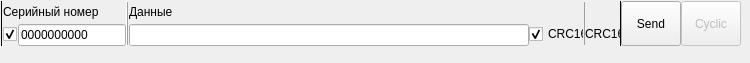
        <widget class="QWidget" name="MANUAL_ENTER" native="true">
         <property name="sizePolicy">
          <sizepolicy hsizetype="Minimum" vsizetype="Minimum">
           <horstretch>0</horstretch>
           <verstretch>0</verstretch>
          </sizepolicy>
         </property>
         <property name="minimumSize">
          <size>
           <width>0</width>
           <height>45</height>
          </size>
         </property>
         <widget class="QWidget" name="layoutWidget">
          <property name="geometry">
           <rect>
            <x>0</x>
            <y>-5</y>
            <width>741</width>
            <height>54</height>
           </rect>
          </property>
          <layout class="QVBoxLayout" name="MANUAL_ENTER_Layout">
           <property name="spacing">
            <number>1</number>
           </property>
           <item>
            <widget class="Line" name="line_6">
             <property name="orientation">
              <enum>Qt::Horizontal</enum>
             </property>
            </widget>
           </item>
           <item>
            <layout class="QHBoxLayout" name="horizontalLayout_4">
             <property name="spacing">
              <number>0</number>
             </property>
             <item>
              <widget class="Line" name="line_2">
               <property name="frameShadow">
                <enum>QFrame::Plain</enum>
               </property>
               <property name="orientation">
                <enum>Qt::Vertical</enum>
               </property>
              </widget>
             </item>
             <item>
              <layout class="QVBoxLayout" name="verticalLayout" stretch="0,0">
               <property name="spacing">
                <number>1</number>
               </property>
               <property name="sizeConstraint">
                <enum>QLayout::SetMinimumSize</enum>
               </property>
               <item>
                <widget class="QLabel" name="label_5">
                 <property name="enabled">
                  <bool>true</bool>
                 </property>
                 <property name="text">
                  <string>Серийный номер</string>
                 </property>
                </widget>
               </item>
               <item>
                <layout class="QHBoxLayout" name="horizontalLayout_5">
                 <item>
                  <widget class="QCheckBox" name="SN_ENABLE">
                   <property name="enabled">
                    <bool>true</bool>
                   </property>
                   <property name="text">
                    <string/>
                   </property>
                   <property name="checked">
                    <bool>true</bool>
                   </property>
                  </widget>
                 </item>
                 <item>
                  <widget class="QLineEdit" name="SN_TEXT">
                   <property name="enabled">
                    <bool>true</bool>
                   </property>
                   <property name="sizePolicy">
                    <sizepolicy hsizetype="Minimum" vsizetype="Fixed">
                     <horstretch>0</horstretch>
                     <verstretch>0</verstretch>
                    </sizepolicy>
                   </property>
                   <property name="text">
                    <string>0000000000</string>
                   </property>
                  </widget>
                 </item>
                </layout>
               </item>
              </layout>
             </item>
             <item>
              <widget class="Line" name="line_3">
               <property name="frameShadow">
                <enum>QFrame::Raised</enum>
               </property>
               <property name="orientation">
                <enum>Qt::Vertical</enum>
               </property>
              </widget>
             </item>
             <item>
              <layout class="QVBoxLayout" name="verticalLayout_2">
               <property name="spacing">
                <number>1</number>
               </property>
               <property name="sizeConstraint">
                <enum>QLayout::SetMaximumSize</enum>
               </property>
               <item>
                <widget class="QLabel" name="label_4">
                 <property name="text">
                  <string>Данные</string>
                 </property>
                </widget>
               </item>
               <item>
                <widget class="QLineEdit" name="cEnterText">
                 <property name="enabled">
                  <bool>true</bool>
                 </property>
                </widget>
               </item>
              </layout>
             </item>
             <item>
              <layout class="QVBoxLayout" name="verticalLayout_3">
               <property name="spacing">
                <number>1</number>
               </property>
               <item>
                <widget class="QLabel" name="label_6">
                 <property name="sizePolicy">
                  <sizepolicy hsizetype="Minimum" vsizetype="Minimum">
                   <horstretch>0</horstretch>
                   <verstretch>0</verstretch>
                  </sizepolicy>
                 </property>
                 <property name="minimumSize">
                  <size>
                   <width>55</width>
                   <height>20</height>
                  </size>
                 </property>
                 <property name="maximumSize">
                  <size>
                   <width>55</width>
                   <height>20</height>
                  </size>
                 </property>
                 <property name="text">
                  <string/>
                 </property>
                </widget>
               </item>
               <item>
                <widget class="QCheckBox" name="CRC_OUT">
                 <property name="enabled">
                  <bool>true</bool>
                 </property>
                 <property name="sizePolicy">
                  <sizepolicy hsizetype="Minimum" vsizetype="Minimum">
                   <horstretch>0</horstretch>
                   <verstretch>0</verstretch>
                  </sizepolicy>
                 </property>
                 <property name="minimumSize">
                  <size>
                   <width>55</width>
                   <height>20</height>
                  </size>
                 </property>
                 <property name="maximumSize">
                  <size>
                   <width>55</width>
                   <height>20</height>
                  </size>
                 </property>
                 <property name="text">
                  <string>CRC16</string>
                 </property>
                 <property name="checked">
                  <bool>true</bool>
                 </property>
                </widget>
               </item>
              </layout>
             </item>
             <item>
              <widget class="Line" name="line_4">
               <property name="minimumSize">
                <size>
                 <width>1</width>
                 <height>0</height>
                </size>
               </property>
               <property name="maximumSize">
                <size>
                 <width>1</width>
                 <height>16777215</height>
                </size>
               </property>
               <property name="frameShadow">
                <enum>QFrame::Raised</enum>
               </property>
               <property name="orientation">
                <enum>Qt::Vertical</enum>
               </property>
              </widget>
             </item>
             <item>
              <layout class="QVBoxLayout" name="verticalLayout_4">
               <property name="spacing">
                <number>1</number>
               </property>
               <item>
                <widget class="QLabel" name="label_7">
                 <property name="enabled">
                  <bool>true</bool>
                 </property>
                 <property name="sizePolicy">
                  <sizepolicy hsizetype="Preferred" vsizetype="Minimum">
                   <horstretch>0</horstretch>
                   <verstretch>0</verstretch>
                  </sizepolicy>
                 </property>
                 <property name="minimumSize">
                  <size>
                   <width>35</width>
                   <height>20</height>
                  </size>
                 </property>
                 <property name="maximumSize">
                  <size>
                   <width>35</width>
                   <height>20</height>
                  </size>
                 </property>
                 <property name="text">
                  <string/>
                 </property>
                </widget>
               </item>
               <item>
                <widget class="QLabel" name="CRC16_2">
                 <property name="enabled">
                  <bool>true</bool>
                 </property>
                 <property name="sizePolicy">
                  <sizepolicy hsizetype="Preferred" vsizetype="Minimum">
                   <horstretch>0</horstretch>
                   <verstretch>0</verstretch>
                  </sizepolicy>
                 </property>
                 <property name="minimumSize">
                  <size>
                   <width>35</width>
                   <height>20</height>
                  </size>
                 </property>
                 <property name="maximumSize">
                  <size>
                   <width>35</width>
                   <height>20</height>
                  </size>
                 </property>
                 <property name="text">
                  <string>CRC16</string>
                 </property>
                </widget>
               </item>
              </layout>
             </item>
             <item>
              <widget class="Line" name="line_5">
               <property name="minimumSize">
                <size>
                 <width>1</width>
                 <height>0</height>
                </size>
               </property>
               <property name="maximumSize">
                <size>
                 <width>1</width>
                 <height>16777215</height>
                </size>
               </property>
               <property name="frameShadow">
                <enum>QFrame::Plain</enum>
               </property>
               <property name="orientation">
                <enum>Qt::Vertical</enum>
               </property>
              </widget>
             </item>
             <item>
              <widget class="QPushButton" name="cBtnSend">
               <property name="enabled">
                <bool>true</bool>
               </property>
               <property name="sizePolicy">
                <sizepolicy hsizetype="Maximum" vsizetype="Maximum">
                 <horstretch>0</horstretch>
                 <verstretch>0</verstretch>
                </sizepolicy>
               </property>
               <property name="minimumSize">
                <size>
                 <width>60</width>
                 <height>45</height>
                </size>
               </property>
               <property name="maximumSize">
                <size>
                 <width>60</width>
                 <height>45</height>
                </size>
               </property>
               <property name="text">
                <string>Send</string>
               </property>
              </widget>
             </item>
             <item>
              <widget class="QToolButton" name="Cyclic">
               <property name="enabled">
                <bool>false</bool>
               </property>
               <property name="sizePolicy">
                <sizepolicy hsizetype="Maximum" vsizetype="Maximum">
                 <horstretch>0</horstretch>
                 <verstretch>0</verstretch>
                </sizepolicy>
               </property>
               <property name="minimumSize">
                <size>
                 <width>60</width>
                 <height>45</height>
                </size>
               </property>
               <property name="maximumSize">
                <size>
                 <width>60</width>
                 <height>45</height>
                </size>
               </property>
               <property name="text">
                <string>Cyclic</string>
               </property>
               <property name="checkable">
                <bool>true</bool>
               </property>
               <property name="checked">
                <bool>false</bool>
               </property>
               <property name="popupMode">
                <enum>QToolButton::DelayedPopup</enum>
               </property>
              </widget>
             </item>
            </layout>
           </item>
          </layout>
         </widget>
        </widget>
